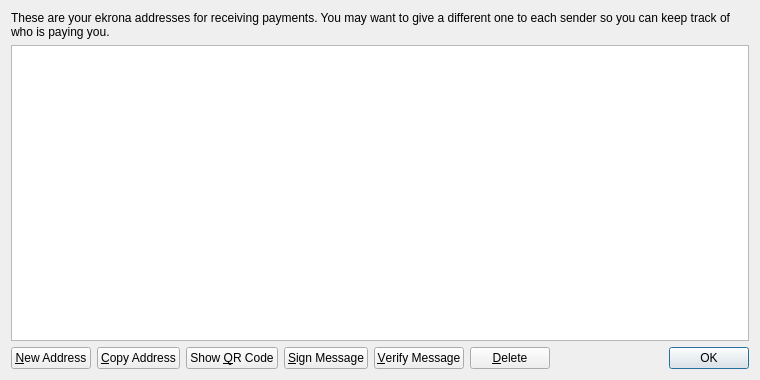
<?xml version="1.0" encoding="UTF-8"?>
<ui version="4.0">
 <class>AddressBookPage</class>
 <widget class="QWidget" name="AddressBookPage">
  <property name="geometry">
   <rect>
    <x>0</x>
    <y>0</y>
    <width>760</width>
    <height>380</height>
   </rect>
  </property>
  <property name="windowTitle">
   <string>Address Book</string>
  </property>
  <layout class="QVBoxLayout" name="verticalLayout">
   <item>
    <widget class="QLabel" name="labelExplanation">
     <property name="text">
      <string>These are your ekrona addresses for receiving payments. You may want to give a different one to each sender so you can keep track of who is paying you.</string>
     </property>
     <property name="textFormat">
      <enum>Qt::PlainText</enum>
     </property>
     <property name="wordWrap">
      <bool>true</bool>
     </property>
    </widget>
   </item>
   <item>
    <widget class="QTableView" name="tableView">
     <property name="contextMenuPolicy">
      <enum>Qt::CustomContextMenu</enum>
     </property>
     <property name="toolTip">
      <string>Double-click to edit address or label</string>
     </property>
     <property name="tabKeyNavigation">
      <bool>false</bool>
     </property>
     <property name="alternatingRowColors">
      <bool>true</bool>
     </property>
     <property name="selectionMode">
      <enum>QAbstractItemView::SingleSelection</enum>
     </property>
     <property name="selectionBehavior">
      <enum>QAbstractItemView::SelectRows</enum>
     </property>
     <property name="sortingEnabled">
      <bool>true</bool>
     </property>
     <attribute name="verticalHeaderVisible">
      <bool>false</bool>
     </attribute>
    </widget>
   </item>
   <item>
    <layout class="QHBoxLayout" name="horizontalLayout">
     <item>
      <widget class="QPushButton" name="newAddressButton">
       <property name="toolTip">
        <string>Create a new address</string>
       </property>
       <property name="text">
        <string>&amp;New Address</string>
       </property>
       <property name="icon">
        <iconset resource="../bitcoin.qrc">
         <normaloff>:/icons/add</normaloff>:/icons/add</iconset>
       </property>
      </widget>
     </item>
     <item>
      <widget class="QPushButton" name="copyToClipboard">
       <property name="toolTip">
        <string>Copy the currently selected address to the system clipboard</string>
       </property>
       <property name="text">
        <string>&amp;Copy Address</string>
       </property>
       <property name="icon">
        <iconset resource="../bitcoin.qrc">
         <normaloff>:/icons/editcopy</normaloff>:/icons/editcopy</iconset>
       </property>
      </widget>
     </item>
     <item>
      <widget class="QPushButton" name="showQRCode">
       <property name="text">
        <string>Show &amp;QR Code</string>
       </property>
       <property name="icon">
        <iconset resource="../bitcoin.qrc">
         <normaloff>:/icons/qrcode</normaloff>:/icons/qrcode</iconset>
       </property>
      </widget>
     </item>
     <item>
      <widget class="QPushButton" name="signMessage">
       <property name="toolTip">
        <string>Sign a message to prove you own a Bitcoin address</string>
       </property>
       <property name="text">
        <string>&amp;Sign Message</string>
       </property>
       <property name="icon">
        <iconset resource="../bitcoin.qrc">
         <normaloff>:/icons/edit</normaloff>:/icons/edit</iconset>
       </property>
      </widget>
     </item>
     <item>
      <widget class="QPushButton" name="verifyMessage">
       <property name="toolTip">
        <string>Verify a message to ensure it was signed with a specified Bitcoin address</string>
       </property>
       <property name="text">
        <string>&amp;Verify Message</string>
       </property>
       <property name="icon">
        <iconset resource="../bitcoin.qrc">
         <normaloff>:/icons/transaction_0</normaloff>:/icons/transaction_0</iconset>
       </property>
      </widget>
     </item>
     <item>
      <widget class="QPushButton" name="deleteButton">
       <property name="toolTip">
        <string>Delete the currently selected address from the list. Only sending addresses can be deleted.</string>
       </property>
       <property name="text">
        <string>&amp;Delete</string>
       </property>
       <property name="icon">
        <iconset resource="../bitcoin.qrc">
         <normaloff>:/icons/remove</normaloff>:/icons/remove</iconset>
       </property>
      </widget>
     </item>
     <item>
      <spacer name="horizontalSpacer">
       <property name="orientation">
        <enum>Qt::Horizontal</enum>
       </property>
       <property name="sizeHint" stdset="0">
        <size>
         <width>40</width>
         <height>20</height>
        </size>
       </property>
      </spacer>
     </item>
     <item>
      <widget class="QDialogButtonBox" name="buttonBox">
       <property name="sizePolicy">
        <sizepolicy hsizetype="Maximum" vsizetype="Fixed">
         <horstretch>0</horstretch>
         <verstretch>0</verstretch>
        </sizepolicy>
       </property>
       <property name="standardButtons">
        <set>QDialogButtonBox::Ok</set>
       </property>
      </widget>
     </item>
    </layout>
   </item>
  </layout>
 </widget>
 <resources>
  <include location="../bitcoin.qrc"/>
 </resources>
 <connections/>
</ui>
